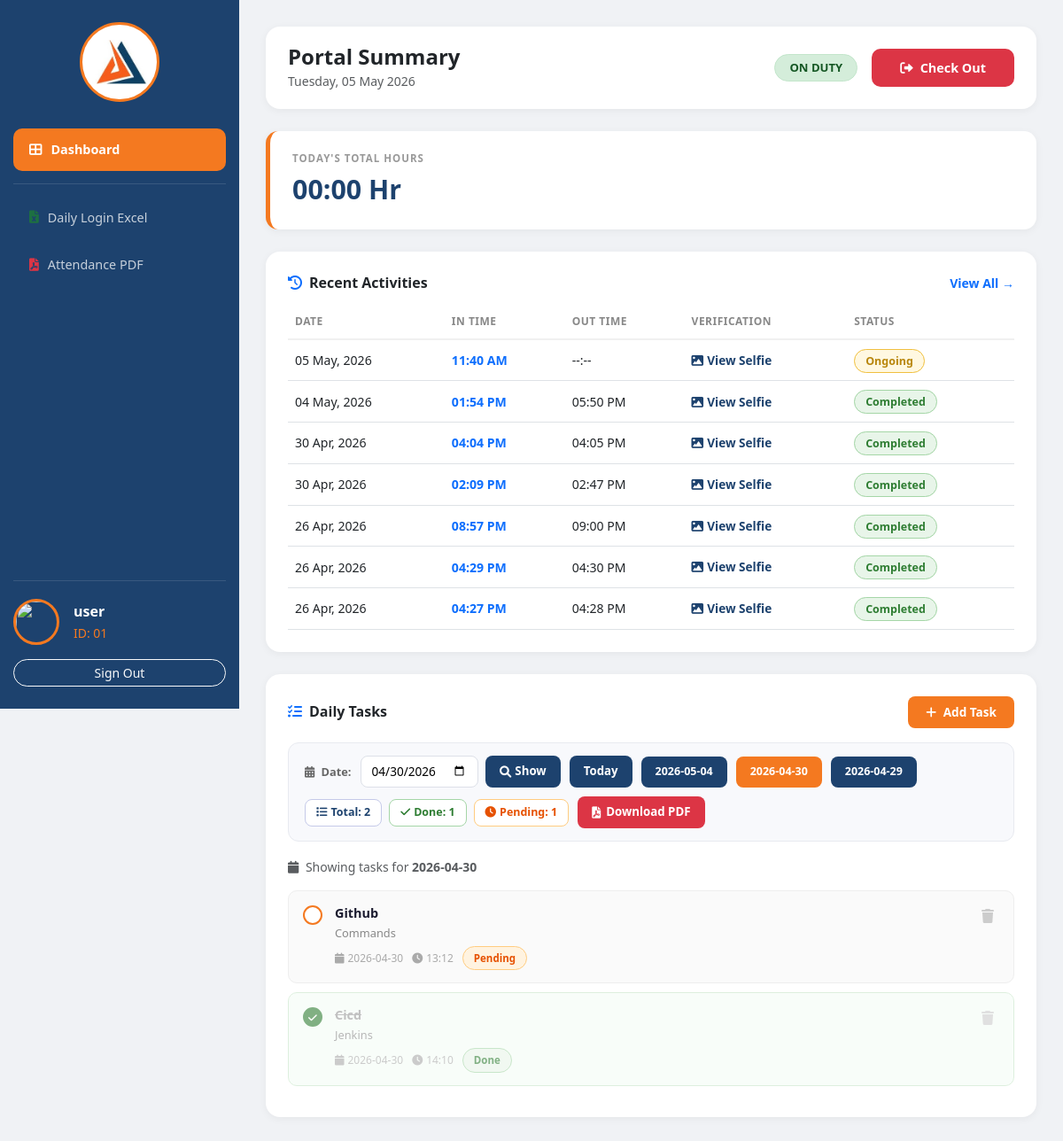
The app's page /dashboard?task_date=2026-04-30 (signed in) with its own data.
### app.py (models this page shows)
class User(UserMixin, db.Model):
    id = db.Column(db.Integer, primary_key=True)
    username = db.Column(db.String(80), unique=True, nullable=False)
    email = db.Column(db.String(120), unique=True, nullable=False)
    password = db.Column(db.String(80), nullable=False)
    first_name = db.Column(db.String(80))
    last_name = db.Column(db.String(80))
    emp_id = db.Column(db.String(50), unique=True)
    dob = db.Column(db.String(20))
    role = db.Column(db.String(20), default='employee')
    status = db.Column(db.String(20), default='pending')
    created_at = db.Column(db.DateTime, default=datetime.now)

class Attendance(db.Model):
    id = db.Column(db.Integer, primary_key=True)
    user_id = db.Column(db.Integer, db.ForeignKey('user.id'))
    emp_full_name = db.Column(db.String(160))
    check_in = db.Column(db.DateTime, default=datetime.now)
    check_out = db.Column(db.DateTime, nullable=True)
    location_in = db.Column(db.String(255))
    location_out = db.Column(db.String(255))
    selfie = db.Column(db.String(255))
    total_seconds = db.Column(db.Integer, default=0)

class Task(db.Model):
    id = db.Column(db.Integer, primary_key=True)
    user_id = db.Column(db.Integer, db.ForeignKey('user.id'))
    title = db.Column(db.String(200), nullable=False)
    description = db.Column(db.Text, nullable=True)
    due_date = db.Column(db.String(20), nullable=True)
    due_time = db.Column(db.String(10), nullable=True)
    status = db.Column(db.String(20), default='pending')  # pending or done
    created_at = db.Column(db.DateTime, default=datetime.now)

### app.py (the view)
@app.route('/dashboard')
@login_required
def dashboard():
    today_date = datetime.now().date()
    yesterday_date = today_date - timedelta(days=1)
    week_start = today_date - timedelta(days=7)
    date_display = datetime.now().strftime("%A, %d %B %Y")
    if current_user.role == 'admin':
        logs = Attendance.query.order_by(Attendance.id.desc()).all()
        pending_users = User.query.filter_by(status='pending').all()
        return render_template('admin_dashboard.html', logs=logs, pending=pending_users, today=date_display)
    t_logs = Attendance.query.filter(
        Attendance.user_id == current_user.id,
        func.date(Attendance.check_in) == today_date
    ).all()
    y_logs = Attendance.query.filter(
        Attendance.user_id == current_user.id,
        func.date(Attendance.check_in) == yesterday_date
    ).all()
    w_logs = Attendance.query.filter(
        Attendance.user_id == current_user.id,
        func.date(Attendance.check_in) >= week_start
    ).all()
    stats = {
        'today': calculate_hours(t_logs),
        'yesterday': calculate_hours(y_logs),
        'weekly': calculate_hours(w_logs)
    }
    recent_activity = Attendance.query.filter_by(
        user_id=current_user.id
    ).order_by(Attendance.id.desc()).limit(10).all()
    active_session = Attendance.query.filter_by(
        user_id=current_user.id, check_out=None
    ).first()
    task_filter_date = request.args.get('task_date', str(today_date))
    tasks = Task.query.filter_by(
        user_id=current_user.id
    ).filter(
        Task.due_date == task_filter_date
    ).order_by(Task.created_at.desc()).all()
    all_task_dates = db.session.query(Task.due_date).filter_by(
        user_id=current_user.id
    ).filter(Task.due_date != None, Task.due_date != '').distinct().order_by(Task.due_date.desc()).all()
    all_task_dates = [d[0] for d in all_task_dates]
    return render_template('emp_dashboard.html',
        logs=recent_activity,
        active=active_session,
        stats=stats,
        today_date=date_display,
        tasks=tasks,
        task_filter_date=task_filter_date,
        all_task_dates=all_task_dates,
        today_str=str(today_date)
    )

### app.py (called while the page is built)
@login_manager.user_loader
def load_user(user_id):
    return User.query.get(int(user_id))

def calculate_hours(logs):
    total_sec = 0
    if not logs:
        return "00:00 Hr"
    for log in logs:
        if log.check_in and log.check_out:
            diff = (log.check_out - log.check_in).total_seconds()
            total_sec += diff
    hrs = int(total_sec // 3600)
    mins = int((total_sec % 3600) // 60)
    return f"{hrs:02d}:{mins:02d} Hr"

### templates/emp_dashboard.html (shortened to what this page needs)
<!DOCTYPE html>
<html lang="en">
<head>
    <link href="https://cdn.jsdelivr.net/npm/bootstrap@5.3.0/dist/css/bootstrap.min.css" rel="stylesheet">
    <link rel="stylesheet" href="https://cdnjs.cloudflare.com/ajax/libs/font-awesome/6.0.0/css/all.min.css">
</head>
<body>
<div class="sidebar">
    <div class="logo-round">
        <img src="{{ url_for('static', filename='logo.png') }}" alt="KVON">
    </div>
    <nav>
        <a href="/dashboard" class="nav-item active-nav">
            <i class="fa fa-th-large"></i> Dashboard
        </a>
        <div class="nav-divider"></div>
        <a href="/download/excel" class="nav-item">
            <i class="fa fa-file-excel" style="color:#1d6f42"></i> Daily Login Excel
        </a>
        <a href="/download/pdf" class="nav-item">
            <i class="fa fa-file-pdf" style="color:#dc3545"></i> Attendance PDF
        </a>
    </nav>
    <div class="profile-bottom">
        <div class="d-flex align-items-center mb-3">
            <img src="https://cdn-icons-png.flaticon.com/512/3135/3135715.png" class="profile-img-gol me-3">
            <div>
                <div class="fw-bold text-white">{{ current_user.first_name }}</div>
                <small style="color: var(--kvon-orange);">ID: {{ current_user.emp_id }}</small>
            </div>
        </div>
        <a href="/logout" class="btn btn-sm btn-outline-light w-100 rounded-pill">Sign Out</a>
    </div>
</div>
<div class="main-content">
    <div class="header-card">
        <div>
            <h4 class="fw-bold mb-0 text-dark">Portal Summary</h4>
            <small class="text-muted">{{ today_date }}</small>
        </div>
        <div class="d-flex align-items-center gap-3">
            {% if active %}
                <span class="badge px-3 py-2 rounded-pill"
                    style="background:#d4edda;color:#155724;border:1px solid #c3e6cb;font-size:0.82rem;">
                    ON DUTY
                </span>
                <button onclick="handlePunch()" class="btn-checkout">
                    <i class="fa fa-sign-out-alt me-2"></i>Check Out
                </button>
            {% endif %}
        </div>
    </div>
    <div class="stats-card">
        <div class="stats-label">Today's Total Hours</div>
        <div class="stats-value">{{ stats.today }}</div>
    </div>
    <div class="table-card">
        <div class="d-flex justify-content-between align-items-center mb-3">
            <h6 class="fw-bold mb-0">
                <i class="fa fa-clock-rotate-left me-2 text-primary"></i>Recent Activities
            </h6>
            <a href="/my-attendance" class="text-primary small fw-bold text-decoration-none">View All →</a>
        </div>
        <div class="table-responsive">
            <table class="table table-hover mb-0">
                <thead>
                    <tr>
                        <th>Date</th>
                        <th>In Time</th>
                        <th>Out Time</th>
                        <th>Verification</th>
                        <th>Status</th>
                    </tr>
                </thead>
                <tbody>
                    {% for log in logs %}
                    <tr>
                        <td class="fw-medium">{{ log.check_in.strftime('%d %b, %Y') }}</td>
                        <td class="fw-bold text-primary">{{ log.check_in.strftime('%I:%M %p') }}</td>
                        <td>{{ log.check_out.strftime('%I:%M %p') if log.check_out else '--:--' }}</td>
                        <td>
                            <a href="/static/uploads/{{ log.selfie }}" target="_blank" class="selfie-link">
                                <i class="fa fa-image me-1"></i>View Selfie
                            </a>
                        </td>
                        <td>
                            {% if log.check_out %}
                                <span class="badge-done">Completed</span>
                            {% else %}
                                <span class="badge-ongoing">Ongoing</span>
                            {% endif %}
                        </td>
                    </tr>
                    {% endfor %}
                </tbody>
            </table>
        </div>
    </div>
    <div class="task-card">
        <div class="d-flex justify-content-between align-items-center mb-3">
            <h6 class="fw-bold mb-0">
                <i class="fa fa-list-check me-2 text-primary"></i>Daily Tasks
            </h6>
            <button class="btn-add-toggle" onclick="toggleTaskForm()">
                <i class="fa fa-plus me-1"></i> Add Task
            </button>
        </div>
        <div class="task-filter-bar">
            <label><i class="fa fa-calendar-days me-1"></i> Date:</label>
            <form method="GET" action="/dashboard"
                style="display:flex;align-items:center;gap:8px;flex-wrap:wrap;margin:0;">
                <input type="date" name="task_date"
                    value="{{ task_filter_date }}"
                    max="{{ today_str }}">
                <button type="submit" class="btn-filter">
                    <i class="fa fa-magnifying-glass me-1"></i> Show
                </button>
            </form>
            <a href="/dashboard?task_date={{ today_str }}"
               class="btn-filter {% if task_filter_date == today_str %}active-date{% endif %}">
               Today
            </a>
            {% for d in all_task_dates[:4] %}
            <a href="/dashboard?task_date={{ d }}"
               class="btn-filter {% if task_filter_date == d and d != today_str %}active-date{% endif %}"
               style="font-size:0.78rem;">
               {{ d }}
            </a>
            {% endfor %}
            <div class="task-mini-stats">
                <span class="mini-stat total">
                    <i class="fa fa-list me-1"></i>Total: {{ tasks|length }}
                </span>
                <span class="mini-stat mdone">
                    <i class="fa fa-check me-1"></i>Done: {{ tasks|selectattr('status','equalto','done')|list|length }}
                </span>
                <span class="mini-stat mpend">
                    <i class="fa fa-clock me-1"></i>Pending: {{ tasks|selectattr('status','equalto','pending')|list|length }}
                </span>
            </div>
            {% if tasks %}
            <a href="/task/download-pdf?date={{ task_filter_date }}" class="btn-pdf-task">
                <i class="fa fa-file-pdf"></i> Download PDF
            </a>
            {% endif %}
        </div>
        {% if tasks %}
            <p class="text-muted small mb-3">
                <i class="fa fa-calendar me-1"></i>
                Showing tasks for <strong>{{ task_filter_date }}</strong>
            </p>
            {% for task in tasks %}
            <div class="task-item {% if task.status == 'done' %}done-item{% endif %}">
                <a href="/task/toggle/{{ task.id }}"
                   class="task-checkbox {% if task.status == 'done' %}checked{% endif %}"
                   title="Mark as {{ 'pending' if task.status == 'done' else 'done' }}">
                    {% if task.status == 'done' %}
                        <i class="fa fa-check" style="font-size:0.7rem;"></i>
                    {% endif %}
                </a>
                <div style="flex:1;min-width:0;">
                    <div class="task-title {% if task.status == 'done' %}striked{% endif %}">
                        {{ task.title }}
                    </div>
                    {% if task.description %}
                        <div class="task-desc">{{ task.description }}</div>
                    {% endif %}
                    <div class="task-meta">
                        {% if task.due_date %}
                            <span><i class="fa fa-calendar me-1"></i>{{ task.due_date }}</span>
                        {% endif %}
                        {% if task.due_time %}
                            <span><i class="fa fa-clock me-1"></i>{{ task.due_time }}</span>
                        {% endif %}
                        {% if task.status == 'done' %}
                            <span class="badge-done" style="font-size:0.72rem;">Done</span>
                        {% else %}
                            <span class="badge-pending" style="font-size:0.72rem;">Pending</span>
                        {% endif %}
                    </div>
                </div>
                <a href="/task/delete/{{ task.id }}" class="btn-del-task"
                   onclick="return confirm('Delete this task?')" title="Delete">
                    <i class="fa fa-trash"></i>
                </a>
            </div>
            {% endfor %}
        {% endif %}
    </div>
</div>
</body>
</html>

### records on screen
User: first_name "user", emp_id "01"
Attendance: check_in "05 May, 2026", check_in "11:40 AM", check_out "--:--", shows "Ongoing"
Attendance: check_in "04 May, 2026", check_in "01:54 PM", check_out "05:50 PM", shows "Completed"
Attendance: check_in "30 Apr, 2026", check_in "04:04 PM", check_out "04:05 PM", shows "Completed"
Attendance: check_in "30 Apr, 2026", check_in "02:09 PM", check_out "02:47 PM", shows "Completed"
Attendance: check_in "26 Apr, 2026", check_in "08:57 PM", check_out "09:00 PM", shows "Completed"
Attendance: check_in "26 Apr, 2026", check_in "04:29 PM", check_out "04:30 PM", shows "Completed"
Attendance: check_in "26 Apr, 2026", check_in "04:27 PM", check_out "04:28 PM", shows "Completed"
Task: title "Github", description "Commands", due_date "2026-04-30", due_time "13:12", status "Pending"
Task: status "done" (drawn), title "Cicd", description "Jenkins", due_date "2026-04-30", due_time "14:10"

### other values on screen
{{ stats.today }} "00:00 Hr"
{{ d }} "2026-05-04" "2026-04-30" "2026-04-29"
{{ tasks|length }} "2"
{{ tasks|selectattr('status','equalto','done')|list|length }} "1"
{{ tasks|selectattr('status','equalto','pending')|list|length }} "1"
{{ task_filter_date }} "2026-04-30"
